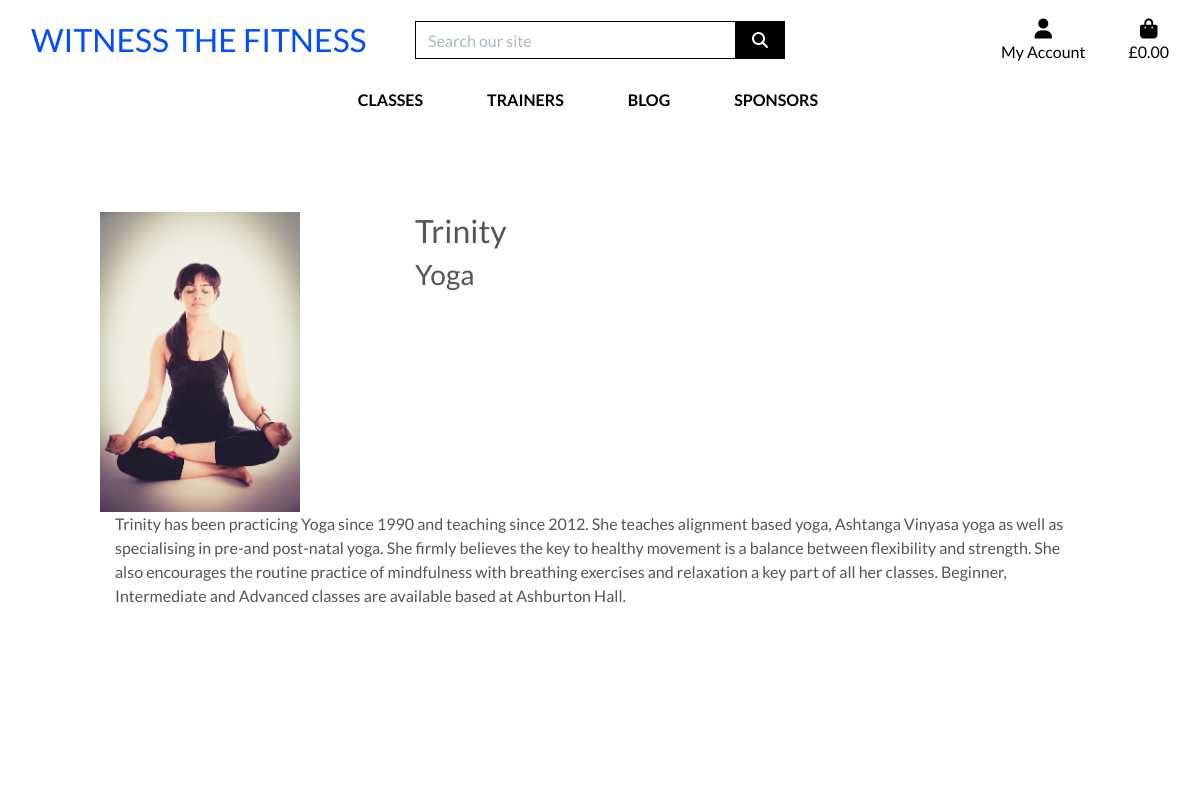
The page /trainers/trinity/ on the database its author committed.
### trainers/models.py (models this page shows, shortened)
class Trainers(models.Model):
    trainer_name = models.CharField(max_length=100, null=False, blank=False)
    slug = models.SlugField(max_length=200, unique=True, null=True)
    trainer_email = models.EmailField(max_length=254, null=False, blank=False)
    trainer_phone_number = models.CharField(max_length=20, null=False, blank=False)
    trainer_bio = models.TextField(null=False)
    trainer_image = models.ImageField(null=True, blank=True)
    trainer_category = models.CharField(max_length=20, blank=False, null=True)
    class Meta:
        db_table = 'Trainers'
        verbose_name = 'Trainer'

### trainers/views.py (the view)
# urls.py: path('<slug:slug>/', views.TrainerDetail.as_view(), name='trainer_detail'),
class TrainerDetail(View):
    def get(self, request, slug, *args, **kwargs):
        queryset = Trainers.objects.all()
        trainer = get_object_or_404(queryset, slug=slug)
        template = "trainers/trainer_detail.html"
        context = {
            "trainer": trainer,
        }
        return render(request, template, context)

### bag/contexts.py (called while the page is built, shortened)
def bag_contents(request):
    bag_items = []
    total = 0
    product_count = 0
    bag = request.session.get('bag', {})
    context = {
        'bag_items': bag_items,
        'total': total,
        'product_count': product_count,
    }
    return context

### trainers/templates/trainers/trainer_detail.html (shortened to what this page needs)
{% extends "base.html" %}
{% load static %}
{% block page_header %}
    <div class="container header-container">
    </div>
{% endblock %}
{% block content %}
<div class="overlay"></div>
<div class="container-fluid mt-5">
    <div class="row">
        <div class="col-4">
            {% if trainer.trainer_image.url %}
                <img class="card-img-top" src="{{ trainer.trainer_image.url }}" alt="trainer-image">
            {% else %}
                <img class="card-img-top" src="{{ MEDIA_URL }}noimage.png" alt="trainer-image">
            {% endif %}
        </div>
        <div class="col-6">
            <h2 class="brand">{{ trainer.trainer_name }}</h2>
            <h3>{{ trainer.trainer_category }}</h3>
        </div>
    </div>
    <div class="row">
        <div class="col-10 offset-md-1">
            <div>{{ trainer.trainer_bio | safe }}</div>
        </div>
    </div>
</div>
{% endblock %}

### static/css/base.css (style rules this page uses)
html { height: 100%; }
body { background: url('/media/homepage_background.jpg') no-repeat center center fixed; background-size: cover; height: calc(100vh - 164px); color: #555; font-family: 'Lato'; }
.overlay { height: 100%; width: 100%; top: 0; left: 0; position: fixed; background: white; z-index: -1; }
.card-img-top { width: 100%; height: 25vw; object-fit: scale-down; }
@media (min-width: 1200px) { .container { max-width: 80%; } }
@media (min-width: 992px) { .header-container { padding-top: 164px; } }

### rows shown on the page
Trainers: trainer_image (picture), trainer_name "Trinity", trainer_category "Yoga", trainer_bio "Trinity has been practicing Yoga since 1990 and teaching since 2012. She teaches alignment based yoga, Ashtanga Vinyasa yoga as well as specialising in pre-and post-natal yoga. She firmly believes the key to healthy movement is a balance between flexibility and strength. She also encourages the routine practice of mindfulness with breathing exercises and relaxation a key part of all her classes. Beginner, Intermediate and Advanced classes are available based at Ashburton Hall."
